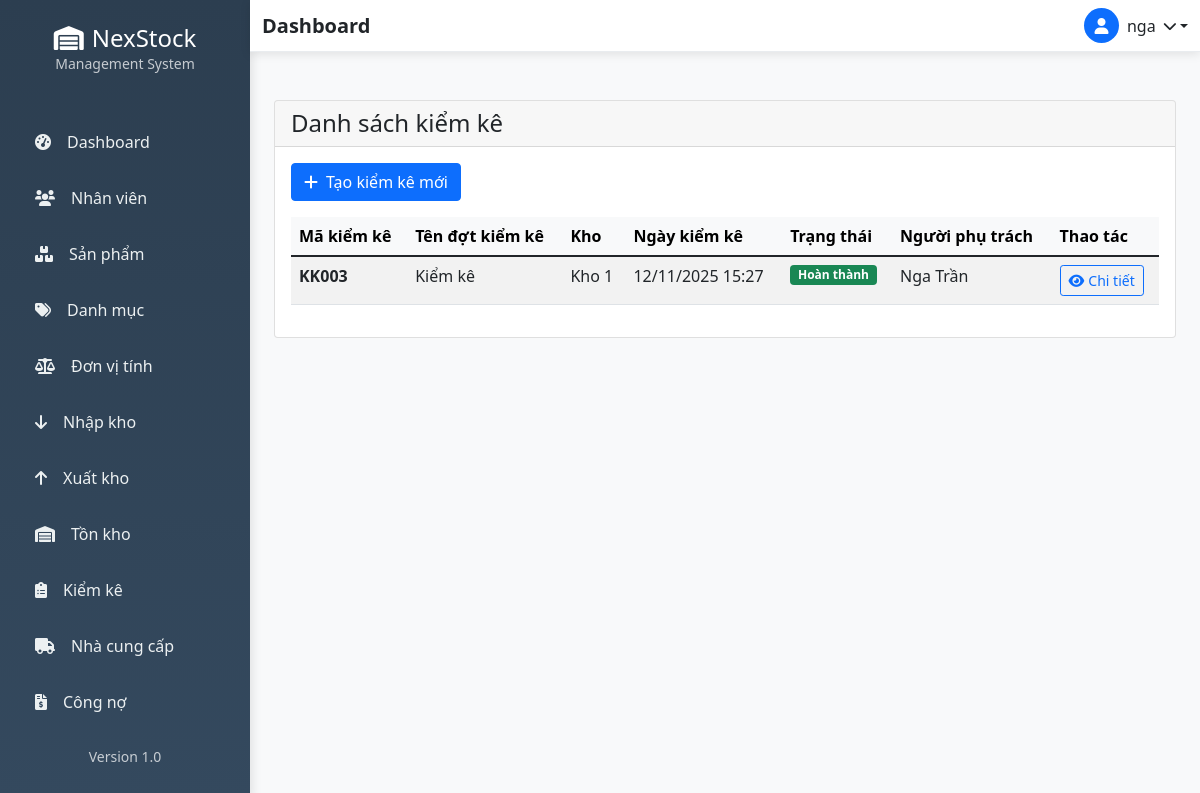
Screenshot of /kho/ (signed in) with the database file from the repository.
### accounts/models.py (models this page shows, shortened)
class NguoiDung(AbstractUser):
    ho_ten = models.CharField(max_length=100, blank=True)
    vai_tro = models.CharField(max_length=20, choices=[
        ('admin', 'Quản trị viên'),
        ('manager', 'Quản lý'),
        ('staff', 'Nhân viên'),
    ], default='staff')
    trang_thai = models.BooleanField(default=True)

### inventory/models.py (models this page shows, shortened)
class KiemKe(models.Model):
    TRANG_THAI_CHON = [
        ('cho', 'Chờ'),
        ('dang_kiem_ke', 'Đang kiểm kê'),
        ('hoan_thanh', 'Hoàn thành'),
        ('huy', 'Hủy'),
    ]
    ma_kiem_ke = models.CharField(max_length=50, unique=True, verbose_name="Mã kiểm kê")
    ten_dot_kiem_ke = models.CharField(max_length=200, verbose_name="Tên đợt kiểm kê")
    ngay_kiem_ke = models.DateTimeField(verbose_name="Ngày kiểm kê")
    kho = models.ForeignKey(Kho, on_delete=models.CASCADE)
    nguoi_phu_trach = models.ForeignKey(
        settings.AUTH_USER_MODEL,  # Sửa thành này
        on_delete=models.CASCADE,
        verbose_name="Người phụ trách"
    )
    trang_thai = models.CharField(max_length=20, choices=TRANG_THAI_CHON, default='cho', verbose_name="Trạng thái")
    mo_ta = models.TextField(blank=True, verbose_name="Mô tả")
    ngay_tao = models.DateTimeField(auto_now_add=True)
    ngay_cap_nhat = models.DateTimeField(auto_now=True)
    class Meta:
        verbose_name = "Kiểm kê"
        verbose_name_plural = "Kiểm kê"

class Kho(models.Model):
    TRANG_THAI_CHOICES = [
        ('dang_hoat_dong', 'Đang hoạt động'),
        ('ngung_hoat_dong', 'Ngừng hoạt động'),
        ('bao_tri', 'Bảo trì'),
    ]
    ma_kho = models.CharField(max_length=20, unique=True, verbose_name="Mã kho")
    ten_kho = models.CharField(max_length=100, verbose_name="Tên kho")
    dia_chi = models.TextField(verbose_name="Địa chỉ")
    nguoi_quan_ly = models.ForeignKey(
        settings.AUTH_USER_MODEL,
        on_delete=models.SET_NULL,
        null=True,
        blank=True,
        verbose_name="Người quản lý"
    )
    dien_thoai = models.CharField(max_length=15, blank=True, verbose_name="Điện thoại")
    trang_thai = models.CharField(
        max_length=20,
        choices=TRANG_THAI_CHOICES,
        default='dang_hoat_dong',
        verbose_name="Trạng thái"
    )
    ghi_chu = models.TextField(blank=True, verbose_name="Ghi chú")
    ngay_tao = models.DateTimeField(auto_now_add=True)
    ngay_cap_nhat = models.DateTimeField(auto_now=True)
    class Meta:
        verbose_name = "Kho"
        verbose_name_plural = "Kho"

### inventory/views.py (the view)
# urls.py: path('', views.danh_sach_kiem_ke, name='danh_sach_kiem_ke'),
@login_required
def danh_sach_kiem_ke(request):
    try:
        danh_sach = KiemKe.objects.all().order_by('-ngay_tao')
    except OperationalError:
        danh_sach = []
        messages.error(request, 'Có lỗi database. Vui lòng chạy migrations.')
    return render(request, 'inventory/danh_sach_kiem_ke.html', {
        'danh_sach_kiem_ke': danh_sach
    })

### templates/inventory/danh_sach_kiem_ke.html (shortened to what this page needs)
{% extends 'base.html' %}
{% block content %}
<div class="container-fluid py-4">
    <div class="row">
        <div class="col-12">
            <div class="card">
                <div class="card-header">
                    <h4 class="card-title mb-0">Danh sách kiểm kê</h4>
                </div>
                <div class="card-body">
                    <div class="mb-3">
                        <a href="{% url 'inventory:tao_kiem_ke' %}" class="btn btn-primary">
                            <i class="fas fa-plus me-2"></i>Tạo kiểm kê mới
                        </a>
                    </div>
                    <div class="table-responsive">
                        <table class="table table-striped table-hover">
                            <thead class="table-light">
                                <tr>
                                    <th>Mã kiểm kê</th>
                                    <th>Tên đợt kiểm kê</th>
                                    <th>Kho</th>
                                    <th>Ngày kiểm kê</th>
                                    <th>Trạng thái</th>
                                    <th>Người phụ trách</th>
                                    <th>Thao tác</th>
                                </tr>
                            </thead>
                            <tbody>
                                {% for kiem_ke in danh_sach_kiem_ke %}
                                <tr>
                                    <td class="fw-bold">{{ kiem_ke.ma_kiem_ke }}</td>
                                    <td>{{ kiem_ke.ten_dot_kiem_ke }}</td>
                                    <td>
                                        {% if kiem_ke.kho and kiem_ke.kho.ten_kho %}
                                            {{ kiem_ke.kho.ten_kho }}
                                        {% else %}
                                            <span class="text-muted">-</span>
                                        {% endif %}
                                    </td>
                                    <td>{{ kiem_ke.ngay_kiem_ke|date:"d/m/Y H:i" }}</td>
                                    <td>
                                        <span class="badge {% if kiem_ke.trang_thai == 'hoan_thanh' %}bg-success{% elif kiem_ke.trang_thai == 'dang_kiem' %}bg-warning{% else %}bg-secondary{% endif %}">
                                            {{ kiem_ke.get_trang_thai_display }}
                                        </span>
                                    </td>
                                    <td>{{ kiem_ke.nguoi_phu_trach.get_full_name|default:kiem_ke.nguoi_phu_trach.username }}</td>
                                    <td>
                                        <a href="{% url 'inventory:chi_tiet_kiem_ke' kiem_ke.id %}" class="btn btn-sm btn-outline-primary">
                                            <i class="fas fa-eye me-1"></i>Chi tiết
                                        </a>
                                    </td>
                                </tr>
                                {% endfor %}
                            </tbody>
                        </table>
                    </div>
                </div>
            </div>
        </div>
    </div>
</div>
{% endblock %}

### templates/base.html (shortened to what this page needs)
{% load static %}
<html lang="vi">
<head>
    <link href="https://cdn.jsdelivr.net/npm/bootstrap@5.1.3/dist/css/bootstrap.min.css" rel="stylesheet">
    <link rel="stylesheet" href="https://cdnjs.cloudflare.com/ajax/libs/font-awesome/6.0.0/css/all.min.css">
</head>
<body>
{% if user.is_authenticated %}
<div class="d-flex">
    <div class="sidebar">
        <div class="sidebar-header text-center py-4">
            <h4 class="text-white mb-0">
                <i class="fas fa-warehouse me-2"></i>NexStock
            </h4>
            <small class="text-light opacity-75">Management System</small>
        </div>
        <nav class="nav flex-column mt-3">
            <a class="nav-link {% if request.resolver_match.url_name == 'dashboard' %}active{% endif %}"
               href="{% url 'dashboard' %}">
                <i class="fas fa-tachometer-alt me-3"></i>Dashboard
            </a>
            <a class="nav-link {% if 'nhan-vien' in request.path %}active{% endif %}"
               href="{% url 'danh_sach_nhan_vien' %}">
                <i class="fas fa-users me-3"></i>Nhân viên
            </a>
            <a class="nav-link {% if 'product' in request.path %}active{% endif %}"
               href="{% url 'product_list' %}">
                <i class="fas fa-boxes me-3"></i>Sản phẩm
            </a>
            <a class="nav-link {% if 'category' in request.path %}active{% endif %}"
               href="{% url 'category_list' %}">
                <i class="fas fa-tags me-3"></i>Danh mục
            </a>
            <a class="nav-link {% if 'unit' in request.path %}active{% endif %}"
               href="{% url 'unit_list' %}">
                <i class="fas fa-balance-scale me-3"></i>Đơn vị tính
            </a>
            <a class="nav-link {% if 'nhap' in request.path %}active{% endif %}"
               href="{% url 'inventory:danh_sach_nhap' %}">
                <i class="fas fa-arrow-down me-3"></i>Nhập kho
            </a>
            <a class="nav-link {% if 'xuat' in request.path %}active{% endif %}"
               href="{% url 'inventory:danh_sach_xuat' %}">
                <i class="fas fa-arrow-up me-3"></i>Xuất kho
            </a>
            <a class="nav-link {% if 'ton-kho' in request.path %}active{% endif %}"
               href="{% url 'inventory:chi_tiet_ton_kho' kho_id=1 %}">
                <i class="fas fa-warehouse me-3"></i>Tồn kho
            </a>
            <a class="nav-link {% if 'kiem-ke' in request.path %}active{% endif %}"
               href="{% url 'inventory:danh_sach_kiem_ke' %}">
                <i class="fas fa-clipboard-list me-3"></i>Kiểm kê
            </a>
            <a class="nav-link" href="/doi-tac/nha-cung-cap/">
                <i class="fas fa-truck me-3"></i>Nhà cung cấp
            </a>
            <a class="nav-link {% if 'debt' in request.path %}active{% endif %}"
               href="{% url 'debt:congno_list' %}">
                <i class="fas fa-file-invoice-dollar me-3"></i>Công nợ
            </a>
        </nav>
        <div class="sidebar-footer mt-auto p-3 text-center">
            <small class="text-light opacity-75">Version 1.0</small>
        </div>
    </div>
    <div class="main-content flex-grow-1">
        <nav class="navbar navbar-custom navbar-expand-lg">
            <div class="container-fluid d-flex justify-content-between">
                <h5 class="mb-0 fw-bold">{% block page_title %}Dashboard{% endblock %}</h5>
                <div class="dropdown">
                    <a href="#" class="dropdown-toggle text-dark text-decoration-none d-flex align-items-center"
                       id="userDropdown" data-bs-toggle="dropdown" aria-expanded="false">
                        <div class="bg-primary rounded-circle d-flex align-items-center justify-content-center me-2"
                             style="width: 35px; height: 35px;">
                            <i class="fas fa-user text-white"></i>
                        </div>
                        <span class="me-2">{{ user.username }}</span>
                        <i class="fas fa-chevron-down small"></i>
                    </a>
                </div>
            </div>
        </nav>
        <div class="container-fluid py-4">
            {% block content %}{% endblock %}
        </div>
    </div>
</div>
{% else %}
<div class="auth-wrapper">
    {% block auth_content %}{% endblock %}
</div>
{% endif %}
</body>
</html>

### templates/base.html (style rules this page uses)
:root { --primary-color: #2c3e50; --secondary-color: #34495e; --accent-color: #3498db; --sidebar-width: 250px; }
.sidebar { background: linear-gradient(180deg, var(--primary-color) 0%, var(--secondary-color) 100%); min-height: 100vh; width: var(--sidebar-width); position: fixed; left: 0; top: 0; box-shadow: 2px 0 10px rgba(0,0,0,0.1); }
.sidebar .nav-link { color: #ecf0f1; padding: 12px 20px; border-radius: 8px; margin: 4px 15px; transition: all 0.3s ease; font-weight: 500; }
.main-content { margin-left: var(--sidebar-width); min-height: 100vh; background-color: #f8f9fa; }
.navbar-custom { background: white !important; box-shadow: 0 2px 10px rgba(0,0,0,0.1); border-bottom: 1px solid #e9ecef; }

### rows the page displays
NguoiDung: username "nga"
KiemKe: ma_kiem_ke "KK003", ten_dot_kiem_ke "Kiểm kê", kho.ten_kho "Kho 1", ngay_kiem_ke "12/11/2025 15:27", trang_thai "Hoàn thành", nguoi_phu_trach.get_full_name "Nga Trần"
